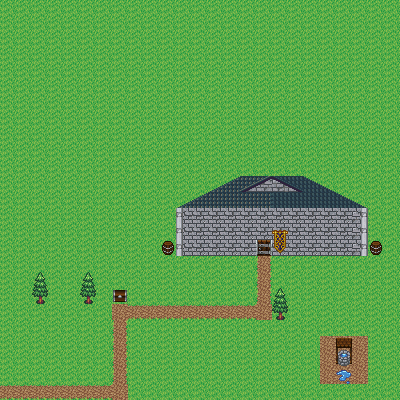

The image is a tile-based game level rendered from a .tmx file. Its description and source (layers, tilesets, objects; grid data summarised) follow:
An orthogonal 25x25 tile map with 16x16 px tiles, 3 tile layers (Background, Foreground, Overhead), 2 tilesets and 14 objects (3x tree, 3x container, 2x wall, well, door).

<map version="1.0" orientation="orthogonal" width="25" height="25" tilewidth="16" tileheight="16">
 <tileset firstgid="1" name="town" tilewidth="16" tileheight="16">
  <image source="tilesets/town.png" width="256" height="128" />
 </tileset>
 <tileset firstgid="129" name="indoor_stone" tilewidth="16" tileheight="16">
  <image source="tilesets/indoor_stone.png" width="288" height="192" />
 </tileset>
 <layer name="Background" width="25" height="25">
  <data>[625 cells, 625 non-empty, 4 distinct tile ids]</data>
 </layer>
 <layer name="Foreground" width="25" height="25">
  <data>[625 cells, 44 non-empty, 9 distinct tile ids]</data>
 </layer>
 <layer name="Overhead" width="25" height="25">
  <data>[625 cells, 26 non-empty, 14 distinct tile ids]</data>
 </layer>
 <objectgroup name="ColliderRectangles" width="25" height="25">
  <object type="wall" x="272" y="205" width="96" height="40">
   <properties>
    <property name="material" value="stone" />
   </properties>
  </object>
  <object type="wall" x="176" y="205" width="80" height="40">
   <properties>
    <property name="material" value="stone" />
   </properties>
  </object>
  <object type="tree" x="83" y="286" width="9" height="6">
   <properties>
    <property name="type" value="evergreen" />
   </properties>
  </object>
  <object type="tree" x="35" y="286" width="9" height="6">
   <properties>
    <property name="type" value="evergreen" />
   </properties>
  </object>
  <object type="well" x="338" y="351" width="13" height="4">
   <properties>
    <property name="type" value="water" />
   </properties>
  </object>
  <object x="400" y="0" width="16" height="400">
   <properties>
    <property name="type" value="map_bounds" />
   </properties>
  </object>
  <object x="0" y="-16" width="400" height="16">
   <properties>
    <property name="type" value="map_bounds" />
   </properties>
  </object>
  <object x="-14" y="0" width="16" height="400">
   <properties>
    <property name="type" value="map_bounds" />
   </properties>
  </object>
  <object x="0" y="398" width="400" height="16">
   <properties>
    <property name="type" value="map_bounds" />
   </properties>
  </object>
  <object type="door" x="256" y="205" width="16" height="35">
   <properties>
    <property name="material" value="wood" />
   </properties>
  </object>
  <object type="container" x="114" y="290" width="11" height="3">
   <properties>
    <property name="material" value="wood" />
    <property name="type" value="chest" />
   </properties>
  </object>
  <object type="container" x="163" y="241" width="10" height="3">
   <properties>
    <property name="material" value="wood" />
    <property name="type" value="barrel" />
   </properties>
  </object>
  <object type="container" x="371" y="241" width="10" height="3">
   <properties>
    <property name="material" value="wood" />
    <property name="type" value="barrel" />
   </properties>
  </object>
  <object type="tree" x="275" y="302" width="9" height="6">
   <properties>
    <property name="type" value="evergreen" />
   </properties>
  </object>
 </objectgroup>
</map>
